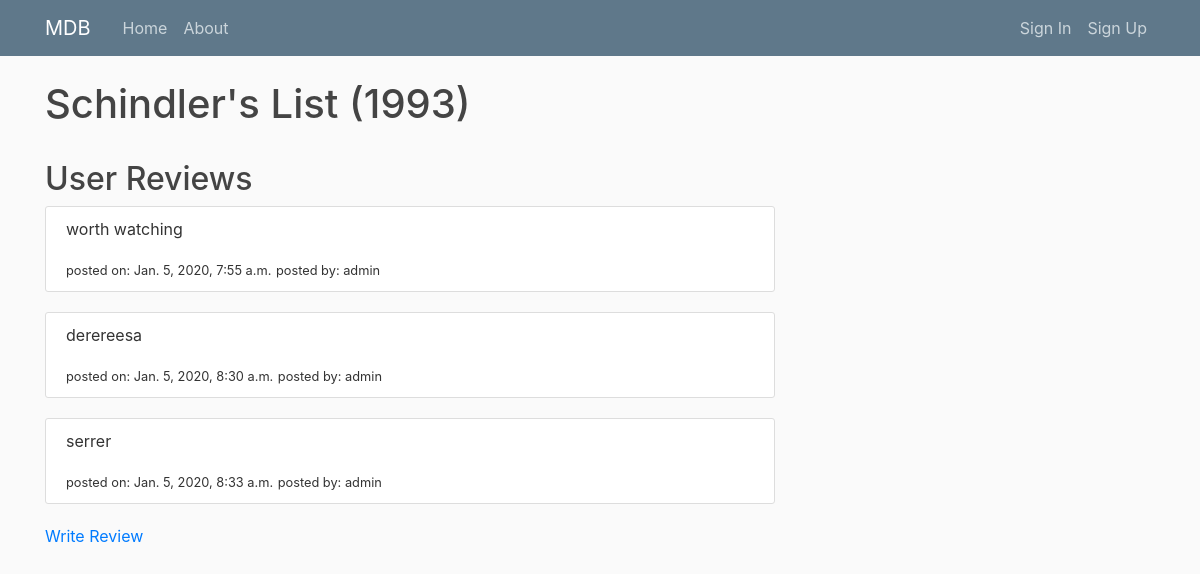
/movie/3/reviews/, run on an earlier commit of the app's database.
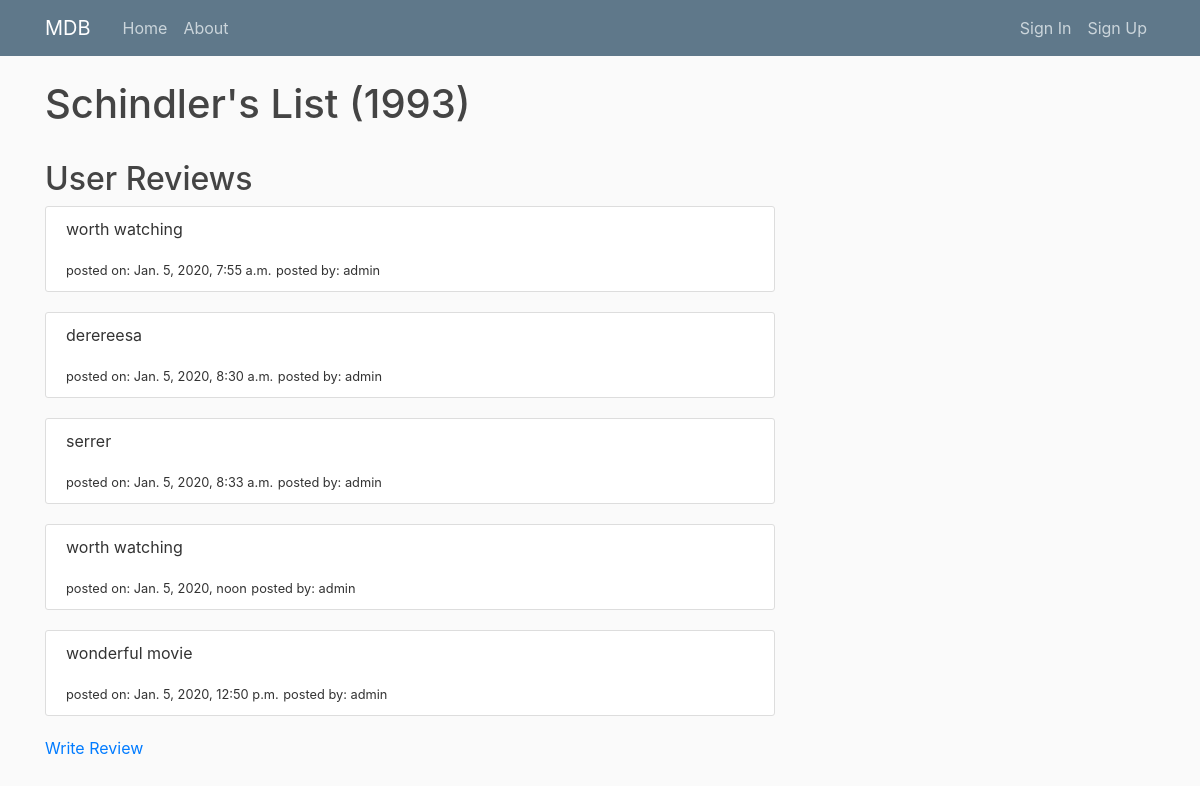
And on a later commit of the database.
### blog/models.py (models this page shows, shortened)
class Movie(models.Model):
    title = models.CharField(max_length=100)
    rating = models.FloatField()
    storyline = models.TextField()
    genres = models.CharField(choices=[("Action", "Action"), ("Thriller", "Thriller"), ("Sci-Fi", "Sci-Fi"),
                                       ("War", "War"), ("Romance", "Romance"), ("Drama", "Drama")], default="Action",
                              max_length=50)
    upvote = models.IntegerField(default=0)
    downvote = models.IntegerField(default=0)
    date_added = models.DateTimeField(default=timezone.now)
    def __str__(self):
        return self.title

class Review(models.Model):
    content = models.TextField()
    date_added = models.DateTimeField(default=timezone.now)
    movie = models.ForeignKey(Movie, on_delete=models.CASCADE)
    author = models.ForeignKey(User, on_delete=models.CASCADE)

### blog/views.py (the view)
# urls.py: path('movie/<int:pk>/reviews/', views.ReviewListView.as_view(), name='review-list'),
class ReviewListView(ListView):
    model = Review
    context_object_name = 'reviews'
    ordering = ['-date_added']
    def get_queryset(self):
        if 'pk' in self.kwargs:
            return Review.objects.filter(movie=self.kwargs['pk'])
    def get_context_data(self, **kwargs):
        context = super(ReviewListView, self).get_context_data(**kwargs)
        movie_name = Review.objects.filter(movie=self.kwargs['pk']).first()
        movie_name = movie_name.movie
        context['movie_name'] = movie_name
        return context

### blog/templates/blog/review_list.html
{% extends "blog/base.html" %}
{% block content %}
    <h1>{{ movie_name }}</h1>
    <br>
    <h2>User Reviews</h2>
    {% for review in reviews %}
        <article class="media content-section">
          <div class="media-body">
            <p class="article-content">{{ review.content }}</p>
              <small>posted on: {{review.date_added}}</small>
              <small>posted by: {{review.author}}</small>
            </div>
        </article>
    {% endfor %}
<footer><a href="{% url 'review-create' movie_name.id %}">Write Review</a></footer>
{% endblock content %}

### blog/templates/blog/base.html (shortened to what this page needs)
{% load static %}
<!DOCTYPE html>
<html>
<head>
    <link rel="stylesheet" href="https://maxcdn.bootstrapcdn.com/bootstrap/4.0.0/css/bootstrap.min.css">
    <link rel="stylesheet" type="text/css" href="{% static 'blog/main.css' %}">
</head>
<body>
    <header class="site-header">
      <nav class="navbar navbar-expand-md navbar-dark bg-steel fixed-top">
        <div class="container">
          <a class="navbar-brand mr-4" href="{% url 'blog-home' %}">MDB</a>
          <div class="collapse navbar-collapse" id="navbarToggle">
            <div class="navbar-nav mr-auto">
              <a class="nav-item nav-link" href="{% url 'blog-home' %}">Home</a>
              <a class="nav-item nav-link" href="{% url 'blog-about' %}">About</a>
            </div>
            <div class="navbar-nav">
                {% if user.is_authenticated %}
                    <a class="nav-item nav-link" href="{% url 'logout' %}">Sign Out</a>
                {% else %}
                    <a class="nav-item nav-link" href="{% url 'login' %}">Sign In</a>
                    <a class="nav-item nav-link" href="{% url 'register' %}">Sign Up</a>
                {% endif %}
            </div>
          </div>
        </div>
      </nav>
    </header>
    <main role="main" class="container">
      <div class="row">
        <div class="col-md-8">
          {% block content %}{% endblock %}
        </div>
        <div class="col-md-4">
        </div>
      </div>
    </main>
</body>
</html>

### blog/static/blog/main.css (style rules this page uses)
body { background: #fafafa; color: #333333; margin-top: 5rem; }
h1, h2, h3, h4, h5, h6 { color: #444444; }
.bg-steel { background-color: #5f788a; }
.site-header .navbar-nav .nav-link { color: #cbd5db; }
.content-section { background: #ffffff; padding: 10px 20px; border: 1px solid #dddddd; border-radius: 3px; margin-bottom: 20px; }
.article-content { white-space: pre-line; }

What changed in the data, as far as the page shows it:
added Review: content "worth watching", date_added "Jan. 5, 2020, noon", author "admin"
added Review: content "wonderful movie", date_added "Jan. 5, 2020, 12:50 p.m.", author "admin"
